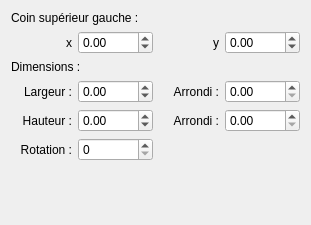
<?xml version="1.0" encoding="UTF-8"?>
<ui version="4.0">
 <class>RectangleEditor</class>
 <widget class="QWidget" name="RectangleEditor">
  <property name="geometry">
   <rect>
    <x>0</x>
    <y>0</y>
    <width>311</width>
    <height>225</height>
   </rect>
  </property>
  <layout class="QVBoxLayout" name="m_main_layout">
   <item>
    <layout class="QGridLayout" name="gridLayout">
     <item row="0" column="0" colspan="2">
      <widget class="QLabel" name="label">
       <property name="text">
        <string>Coin supérieur gauche :</string>
       </property>
      </widget>
     </item>
     <item row="1" column="0">
      <widget class="QLabel" name="label_2">
       <property name="text">
        <string>x</string>
       </property>
       <property name="alignment">
        <set>Qt::AlignRight|Qt::AlignTrailing|Qt::AlignVCenter</set>
       </property>
      </widget>
     </item>
     <item row="1" column="1">
      <widget class="QDoubleSpinBox" name="m_x_sb">
       <property name="minimum">
        <double>-5000.000000000000000</double>
       </property>
       <property name="maximum">
        <double>5000.000000000000000</double>
       </property>
      </widget>
     </item>
     <item row="1" column="2">
      <widget class="QLabel" name="label_3">
       <property name="text">
        <string>y</string>
       </property>
       <property name="alignment">
        <set>Qt::AlignRight|Qt::AlignTrailing|Qt::AlignVCenter</set>
       </property>
      </widget>
     </item>
     <item row="1" column="3">
      <widget class="QDoubleSpinBox" name="m_y_sb">
       <property name="minimum">
        <double>-5000.000000000000000</double>
       </property>
       <property name="maximum">
        <double>5000.000000000000000</double>
       </property>
      </widget>
     </item>
     <item row="2" column="0" colspan="2">
      <widget class="QLabel" name="label_4">
       <property name="text">
        <string>Dimensions :</string>
       </property>
      </widget>
     </item>
     <item row="3" column="0">
      <widget class="QLabel" name="label_5">
       <property name="text">
        <string>Largeur :</string>
       </property>
       <property name="alignment">
        <set>Qt::AlignRight|Qt::AlignTrailing|Qt::AlignVCenter</set>
       </property>
      </widget>
     </item>
     <item row="3" column="1">
      <widget class="QDoubleSpinBox" name="m_width_sb">
       <property name="minimum">
        <double>-5000.000000000000000</double>
       </property>
       <property name="maximum">
        <double>5000.000000000000000</double>
       </property>
      </widget>
     </item>
     <item row="3" column="2">
      <widget class="QLabel" name="label_7">
       <property name="text">
        <string>Arrondi :</string>
       </property>
       <property name="alignment">
        <set>Qt::AlignRight|Qt::AlignTrailing|Qt::AlignVCenter</set>
       </property>
      </widget>
     </item>
     <item row="3" column="3">
      <widget class="QDoubleSpinBox" name="m_rx_sb">
       <property name="maximum">
        <double>2500.000000000000000</double>
       </property>
      </widget>
     </item>
     <item row="4" column="0">
      <widget class="QLabel" name="label_6">
       <property name="text">
        <string>Hauteur :</string>
       </property>
       <property name="alignment">
        <set>Qt::AlignRight|Qt::AlignTrailing|Qt::AlignVCenter</set>
       </property>
      </widget>
     </item>
     <item row="4" column="1">
      <widget class="QDoubleSpinBox" name="m_height_sb">
       <property name="minimum">
        <double>-5000.000000000000000</double>
       </property>
       <property name="maximum">
        <double>5000.000000000000000</double>
       </property>
      </widget>
     </item>
     <item row="4" column="2">
      <widget class="QLabel" name="label_8">
       <property name="text">
        <string>Arrondi :</string>
       </property>
       <property name="alignment">
        <set>Qt::AlignRight|Qt::AlignTrailing|Qt::AlignVCenter</set>
       </property>
      </widget>
     </item>
     <item row="4" column="3">
      <widget class="QDoubleSpinBox" name="m_ry_sb">
       <property name="maximum">
        <double>2500.000000000000000</double>
       </property>
      </widget>
     </item>
     <item row="5" column="0">
      <widget class="QLabel" name="label_9">
       <property name="text">
        <string>Rotation :</string>
       </property>
       <property name="alignment">
        <set>Qt::AlignRight|Qt::AlignTrailing|Qt::AlignVCenter</set>
       </property>
      </widget>
     </item>
     <item row="5" column="1">
      <widget class="QSpinBox" name="m_rotation_sb">
       <property name="maximum">
        <number>359</number>
       </property>
      </widget>
     </item>
    </layout>
   </item>
   <item>
    <spacer name="verticalSpacer">
     <property name="orientation">
      <enum>Qt::Vertical</enum>
     </property>
     <property name="sizeHint" stdset="0">
      <size>
       <width>20</width>
       <height>40</height>
      </size>
     </property>
    </spacer>
   </item>
  </layout>
 </widget>
 <resources/>
 <connections/>
</ui>
